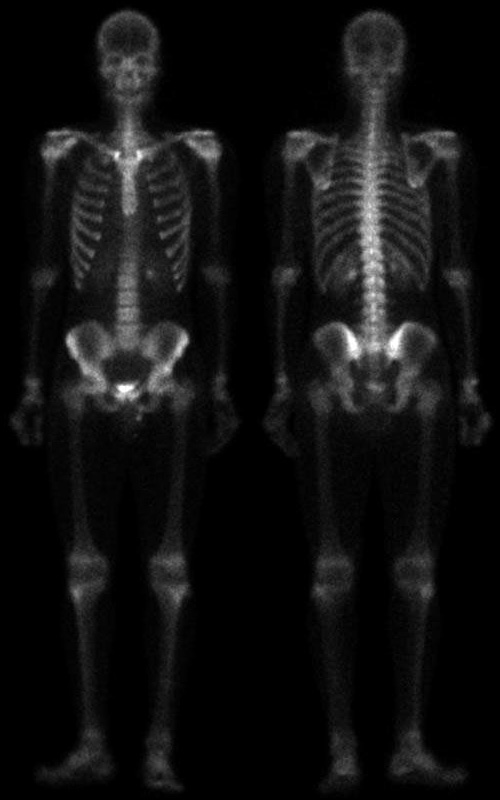
#> input picture imagens/Fig0106(a)(bone-scan-GE).tif, 500 x 800 px
$ python binarizacao.py
#> lines starting #> are read from the running program, lines starting #| are printed output that depends on the picture; after the words box and inside, x2 and y2 are one past the last pixel; in counts of white or black regions, pixels touching at a corner belong together
import numpy as np
import cv2
from matplotlib import pyplot as plt

# lista de nomes de arquivos de imagem
file_names = ['imagens/Fig0106(a)(bone-scan-GE).tif',
              'imagens/Fig0106(b)(PET_image).tif',
              'imagens/Fig0115(a)(thum-print-loop).tif',
              'imagens/Fig0120(c)(ultrasound-tharoid structures).tif',
              'imagens/Fig0117(b)(MRI-spine1-Vandy).tif']

# constante de limiar para binarização
threshold = 0.5

# loop através de cada imagem
for file_name in file_names:
    # carregando a imagem
    img = cv2.imread(file_name, 0)
#> img is the input picture: shape (800, 500); min 0, max 255, mean 17.2

    # aplicando a negativa
    img_negative = 255 - img
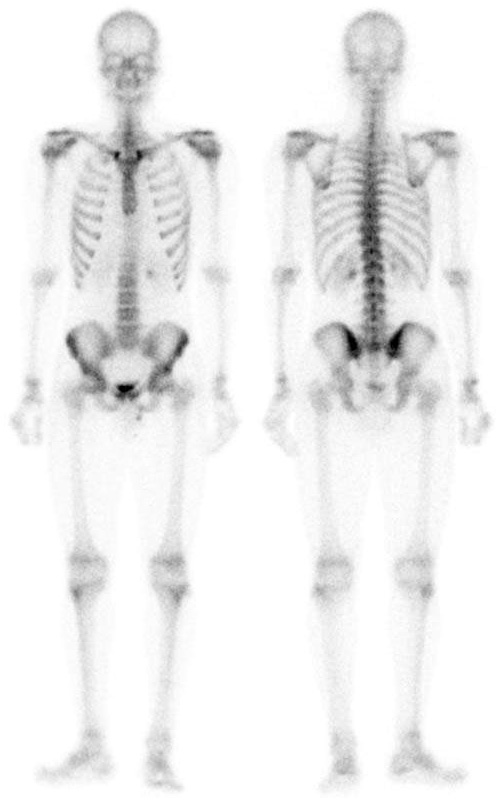
#> img_negative: shape (800, 500); min 0, max 255, mean 237.8

    # normalizando a imagem
    img_norm = cv2.normalize(img.astype('float'), None, 0.0, 1.0, cv2.NORM_MINMAX)

    # aplicando a binarização
    img_binary = np.where(img_norm > threshold, 255, 0)
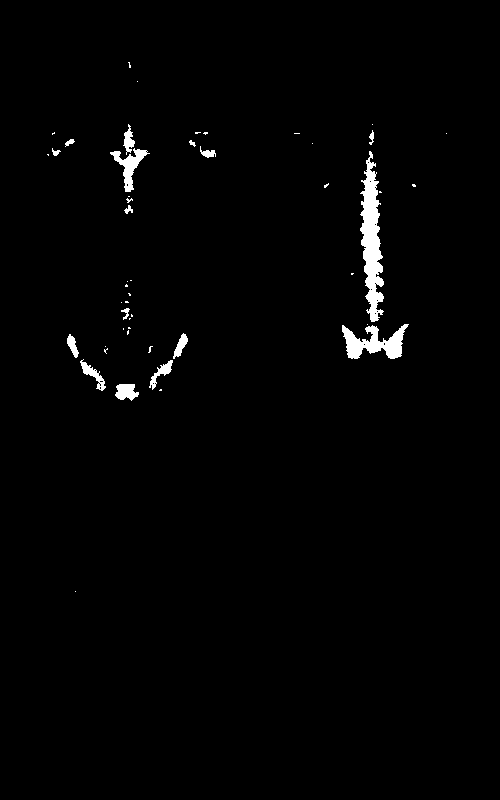
#> img_binary: shape (800, 500) int64; 1.4% white; 49 white regions (33 under 20 px), largest, box (x1, y1, x2, y2) and area: (360, 151, 384, 322) 2245, (342, 324, 409, 359) 1195, (110, 148, 150, 192) 573

    # exibindo as imagens
    plt.subplot(1, 3, 1)
    plt.imshow(img, cmap='gray')
    plt.title('Imagem Original')
    plt.xticks([]), plt.yticks([])

    plt.subplot(1, 3, 2)
    plt.imshow(img_negative, cmap='gray')
    plt.title('Imagem Negativa')
    plt.xticks([]), plt.yticks([])

    plt.subplot(1, 3, 3)
    plt.imshow(img_binary, cmap='gray')
    plt.title('Imagem Binarizada')
    plt.xticks([]), plt.yticks([])

    plt.show()
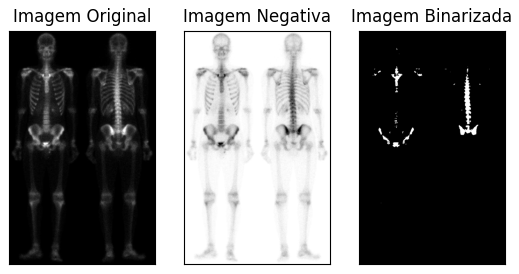
#> figure drawn by matplotlib, 3 panels
#> pass 2 of the loop `for file_name in file_names:`:
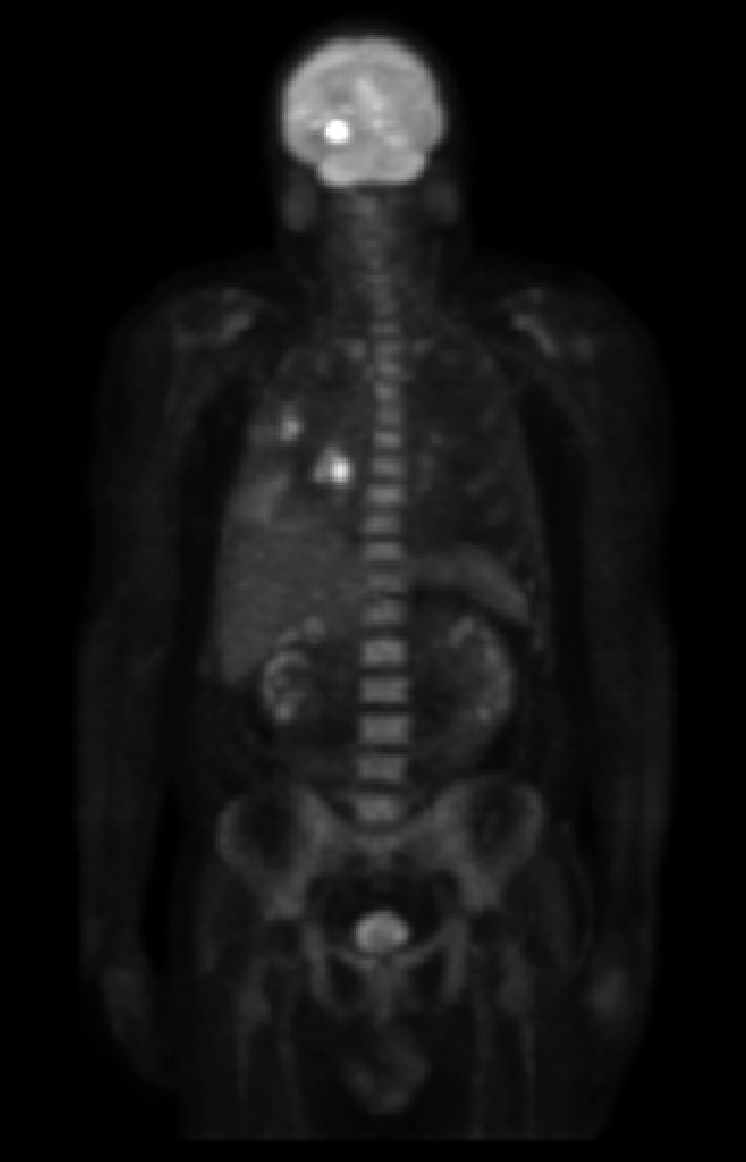
#> input picture imagens/Fig0106(b)(PET_image).tif, 746 x 1162 px
#> img is the input picture: shape (1162, 746); min 0, max 255, mean 19.4
#> img_negative: shape (1162, 746)
#> img_norm: shape (1162, 746) float64
#> `img_binary = np.where(img_norm > threshold, 255, 0)`:
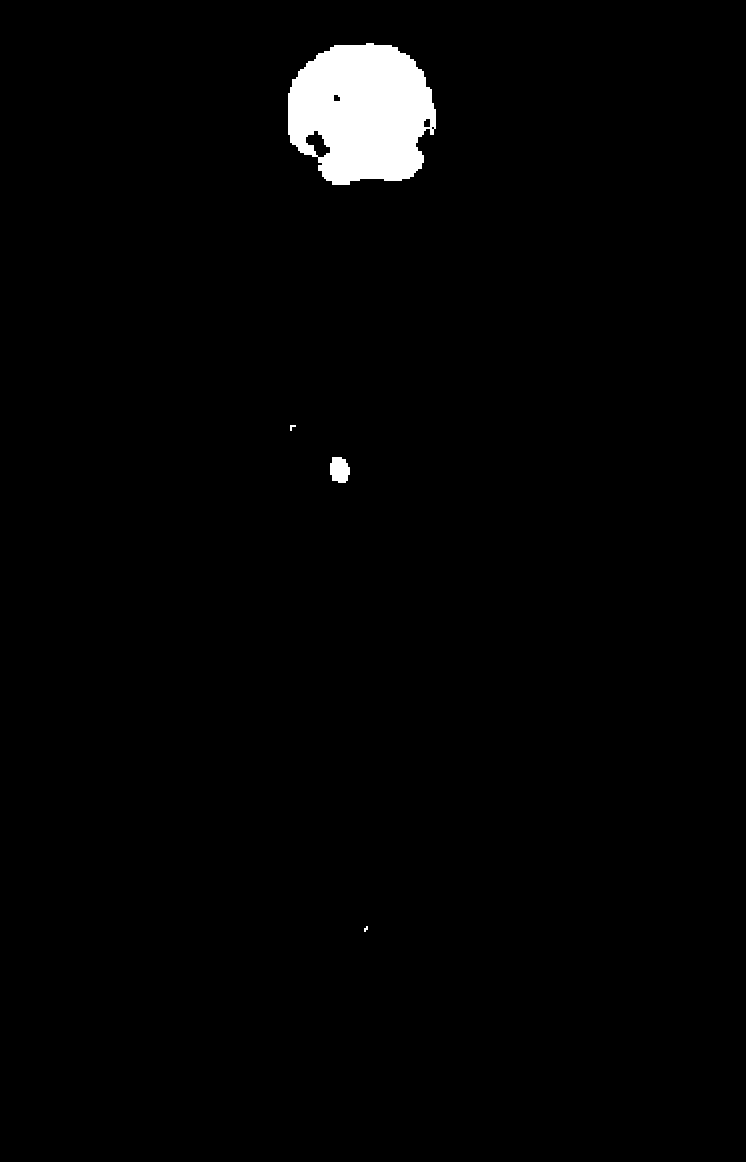
#> img_binary: shape (1162, 746) int64; 1.9% white; 4 white regions (1 under 20 px), largest, box (x1, y1, x2, y2) and area: (288, 43, 436, 185) 16144, (330, 457, 350, 483) 420, (290, 425, 296, 431) 20
#> `plt.show()`:
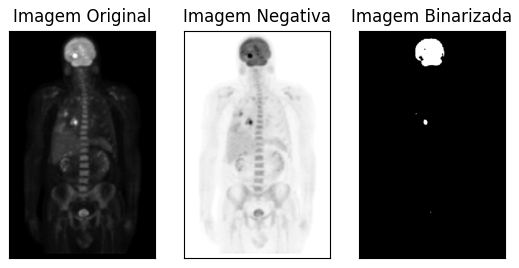
#> figure drawn by matplotlib, 3 panels
#> pass 3 of the loop `for file_name in file_names:`:
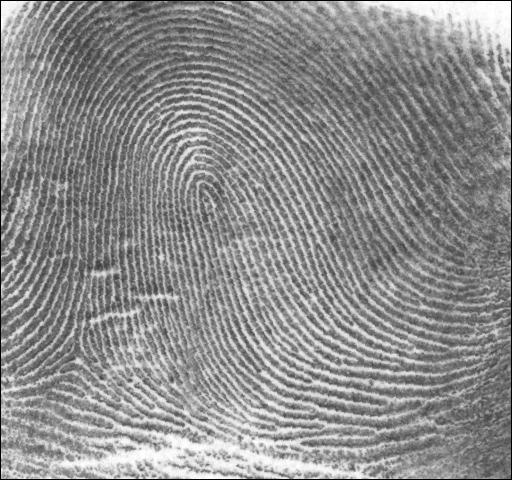
#> input picture imagens/Fig0115(a)(thum-print-loop).tif, 512 x 480 px
#> img is the input picture: shape (480, 512); min 0, max 255, mean 141.3
#> img_negative: shape (480, 512)
#> img_norm: shape (480, 512) float64
#> `img_binary = np.where(img_norm > threshold, 255, 0)`:
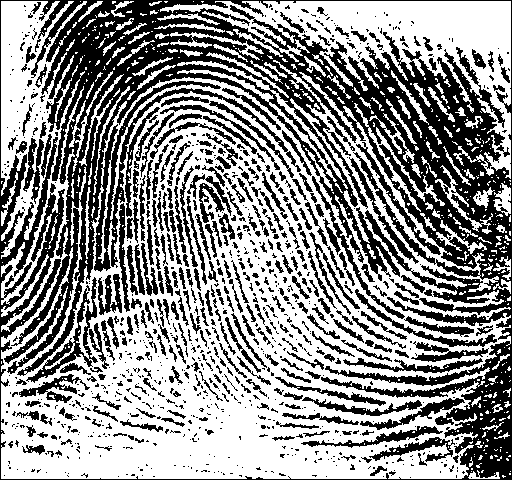
#> img_binary: shape (480, 512) int64; 56.6% white; 992 black regions (657 under 20 px), largest, box (x1, y1, x2, y2) and area: (0, 0, 512, 480) 67918, (26, 277, 98, 383) 1263, (312, 176, 405, 319) 877
#> `plt.show()`:
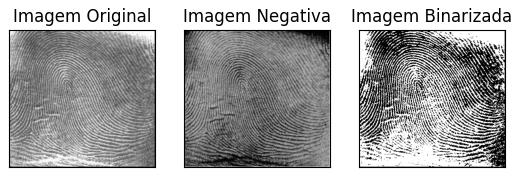
#> figure drawn by matplotlib, 3 panels
#> the loop made 5 passes; the first 3 are shown
